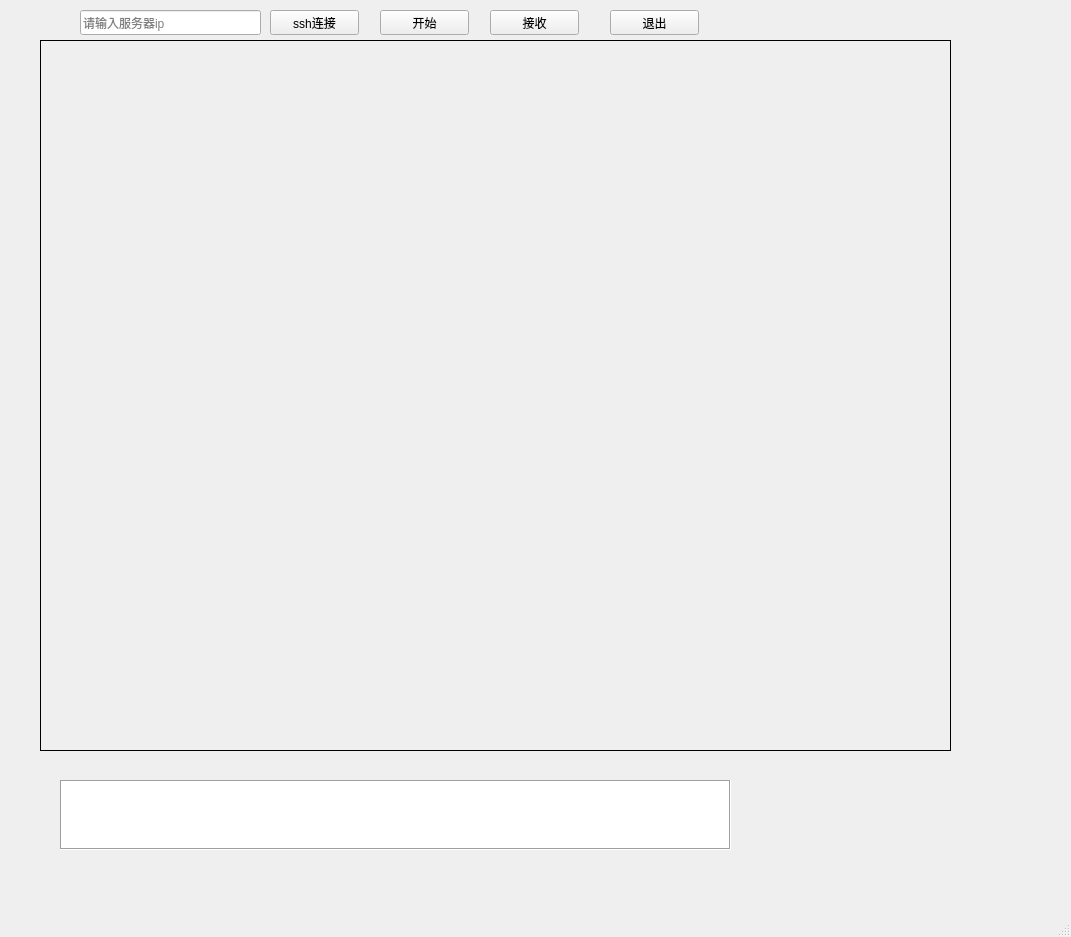
<?xml version="1.0" encoding="UTF-8"?>
<ui version="4.0">
 <class>MainWindow</class>
 <widget class="QMainWindow" name="MainWindow">
  <property name="geometry">
   <rect>
    <x>0</x>
    <y>0</y>
    <width>1071</width>
    <height>937</height>
   </rect>
  </property>
  <property name="windowTitle">
   <string>MainWindow</string>
  </property>
  <widget class="QWidget" name="centralwidget">
   <widget class="QPushButton" name="startbtn">
    <property name="geometry">
     <rect>
      <x>380</x>
      <y>10</y>
      <width>89</width>
      <height>25</height>
     </rect>
    </property>
    <property name="text">
     <string>开始</string>
    </property>
   </widget>
   <widget class="QPushButton" name="recivebtn">
    <property name="geometry">
     <rect>
      <x>490</x>
      <y>10</y>
      <width>89</width>
      <height>25</height>
     </rect>
    </property>
    <property name="text">
     <string>接收</string>
    </property>
   </widget>
   <widget class="QLabel" name="image">
    <property name="geometry">
     <rect>
      <x>40</x>
      <y>40</y>
      <width>911</width>
      <height>711</height>
     </rect>
    </property>
    <property name="frameShape">
     <enum>QFrame::Box</enum>
    </property>
    <property name="text">
     <string/>
    </property>
   </widget>
   <widget class="QLineEdit" name="sshiptext">
    <property name="geometry">
     <rect>
      <x>80</x>
      <y>10</y>
      <width>181</width>
      <height>25</height>
     </rect>
    </property>
    <property name="placeholderText">
     <string>请输入服务器ip</string>
    </property>
   </widget>
   <widget class="QPushButton" name="sshbutton">
    <property name="geometry">
     <rect>
      <x>270</x>
      <y>10</y>
      <width>89</width>
      <height>25</height>
     </rect>
    </property>
    <property name="text">
     <string>ssh连接</string>
    </property>
   </widget>
   <widget class="QTextEdit" name="msgbox">
    <property name="geometry">
     <rect>
      <x>60</x>
      <y>780</y>
      <width>671</width>
      <height>70</height>
     </rect>
    </property>
    <property name="frameShape">
     <enum>QFrame::Box</enum>
    </property>
   </widget>
   <widget class="QPushButton" name="exitbtn">
    <property name="geometry">
     <rect>
      <x>610</x>
      <y>10</y>
      <width>89</width>
      <height>25</height>
     </rect>
    </property>
    <property name="text">
     <string>退出</string>
    </property>
   </widget>
  </widget>
  <widget class="QMenuBar" name="menubar">
   <property name="geometry">
    <rect>
     <x>0</x>
     <y>0</y>
     <width>1071</width>
     <height>28</height>
    </rect>
   </property>
  </widget>
  <widget class="QStatusBar" name="statusbar"/>
 </widget>
 <resources/>
 <connections/>
</ui>
